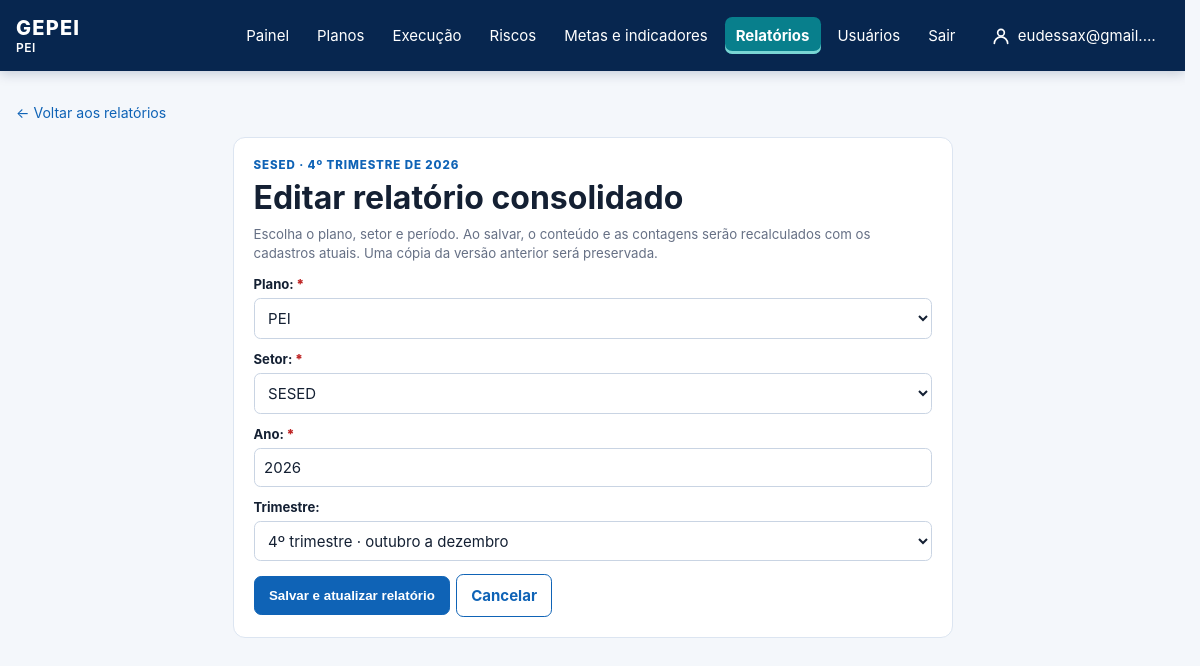
Screenshot of /relatorios/trimestrais/60/editar/ (signed in) with the database file from the repository.
### core/models.py (models this page shows, shortened)
class Plan(models.Model):
    class PlanType(models.TextChoices):
        PEI = "PEI", "PEI"
        PESP = "PESP", "PESP"
        PPA = "PPA", "PPA"
        OTHER = "OUTRO", "Outro"
    name = models.CharField(max_length=180)
    acronym = models.CharField(max_length=30)
    plan_type = models.CharField(max_length=10, choices=PlanType.choices)
    access_groups = models.ManyToManyField("auth.Group", blank=True, related_name="accessible_plans")
    start_date = models.DateField()
    end_date = models.DateField()
    active = models.BooleanField(default=True)
    def __str__(self):
        return self.acronym

class QuarterlySectorReport(models.Model):
    unit = models.ForeignKey(OrganizationalUnit, on_delete=models.PROTECT)
    plan = models.ForeignKey(Plan, on_delete=models.PROTECT)
    year = models.PositiveSmallIntegerField()
    quarter = models.PositiveSmallIntegerField(choices=[(n, f"{n}º trimestre") for n in range(1, 5)])
    snapshot = models.JSONField(default=dict)
    consolidated_by = models.ForeignKey(settings.AUTH_USER_MODEL, on_delete=models.PROTECT)
    consolidated_at = models.DateTimeField(auto_now_add=True)
    class Meta:
        ordering = ["-year", "-quarter", "unit__name"]
        default_permissions = ("view",)
        permissions = [("consolidate_quarterlysectorreport", "Consolidar relatório trimestral do próprio setor")]
        constraints = [models.CheckConstraint(condition=models.Q(quarter__gte=1, quarter__lte=4), name="valid_report_quarter")]

class OrganizationalUnit(models.Model):
    class UnitType(models.TextChoices):
        ORGAN = "ORGAO", "Órgão"
        UNIT = "UNIDADE", "Unidade"
        SECTOR = "SETOR", "Setor"
    organization = models.ForeignKey(Organization, on_delete=models.PROTECT)
    exclusive_plan = models.ForeignKey("Plan", null=True, blank=True, on_delete=models.PROTECT, related_name="exclusive_units")
    parent = models.ForeignKey("self", null=True, blank=True, on_delete=models.PROTECT)
    name = models.CharField(max_length=180)
    acronym = models.CharField(max_length=30, blank=True)
    unit_type = models.CharField(max_length=10, choices=UnitType.choices)
    def __str__(self):
        return self.acronym or self.name

### core/quarterly_reports.py (the view, shortened to what this page needs)
# urls.py: path("relatorios/trimestrais/<int:report_id>/editar/", quarterly_reports.edit, name="quarterly_report_edit"),
@login_required
def edit(request, report_id):
    report = _get_editable_report(request, report_id)
    form = QuarterlyReportForm(
        request.POST if request.method == "POST" else None,
        units=scope_units(OrganizationalUnit.objects.order_by("name"), request.user),
        plans=current_plans(request),
        initial={"plan": report.plan_id, "unit": report.unit_id, "year": report.year, "quarter": report.quarter},
    )
    return render(request, "core/quarterly_report_form.html", {"report": report, "form": form})

### core/forms.py (shortened to what this page needs)
class QuarterlyReportForm(forms.Form):
    plan = forms.ModelChoiceField(queryset=None, label="Plano")
    unit = forms.ModelChoiceField(queryset=OrganizationalUnit.objects.none(), label="Setor")
    year = forms.IntegerField(label="Ano", min_value=2000, max_value=9999)
    quarter = forms.TypedChoiceField(label="Trimestre", coerce=int, choices=((1, "1º trimestre · janeiro a março"), (2, "2º trimestre · abril a junho"), (3, "3º trimestre · julho a setembro"), (4, "4º trimestre · outubro a dezembro")))
    def __init__(self, *args, units, plans=None, **kwargs):
        super().__init__(*args, **kwargs)
        self.fields["plan"].queryset = plans if plans is not None else Plan.objects.filter(active=True).order_by("acronym")
        self.fields["unit"].queryset = units

### core/context_processors.py (called while the page is built)
def navigation_plans(request):
    if not request.user.is_authenticated:
        return {"navigation_plans": []}
    return {"navigation_plans": request.available_plans, "active_plan": request.active_plan}

### core/permissions.py (called while the page is built, shortened)
def is_administrator(user):
    if user.is_superuser:
        return True
    return user.groups.filter(name__iexact=ADMINISTRATOR_GROUP_NAME).exists()

def user_unit_ids(user, for_view=False):
    if is_administrator(user) or (for_view and user.has_perm("core.view_other_units")):
        return None

def scope_units(queryset, user, for_view=False):
    from .plan_scope import units_for_plan
    queryset = units_for_plan(queryset, user)
    ids = user_unit_ids(user, for_view=for_view)
    return queryset if ids is None else queryset.filter(pk__in=ids)

def selected_unit_for_request(request):
    ids = user_unit_ids(request.user)
    requested = request.GET.get("unit", "")
    if ids is None:
        return requested

### core/plan_scope.py (called while the page is built)
def available_plans(user):
    plans = Plan.objects.filter(active=True).order_by("acronym", "pk")
    if user.is_superuser:
        return plans
    groups = user.groups.all()
    if not groups.exists():
        return plans.filter(plan_type=Plan.PlanType.PEI)
    return plans.filter(access_groups__in=groups).distinct()

def current_plans(request):
    return Plan.objects.filter(pk=getattr(request.user, "_active_plan_id", None))

### core/quarterly_reports.py (called while the page is built)
def _get_editable_report(request, report_id):
    if not request.user.has_perm("core.consolidate_quarterlysectorreport"):
        raise PermissionDenied
    return get_object_or_404(QuarterlySectorReport.objects.filter(plan__in=current_plans(request), unit__in=scope_units(OrganizationalUnit.objects.all(), request.user)).select_related("unit", "plan"), pk=report_id)

### templates/core/quarterly_report_form.html (shortened to what this page needs)
{% extends "base.html" %}
{% block content %}
<a class="back-link" href="{% url 'report_cycle_overview' %}?unit={{ report.unit_id }}">← Voltar aos relatórios</a>
<section class="panel form-page-panel"><p class="eyebrow">{{ report.unit.acronym }} · {{ report.quarter }}º trimestre de {{ report.year }}</p><h1>Editar relatório consolidado</h1>
<p class="form-hint">Escolha o plano, setor e período. Ao salvar, o conteúdo e as contagens serão recalculados com os cadastros atuais. Uma cópia da versão anterior será preservada.</p>
<form method="post" class="activity-form" id="report-edit-form">{% csrf_token %}{{ form.non_field_errors }}{% for field in form %}{% include "core/_form_field.html" with field=field %}{% endfor %}<div class="form-buttons"><button class="button button-primary" type="button" data-open-reconsolidation>Salvar e atualizar relatório</button><a class="button button-secondary" href="{% url 'report_cycle_overview' %}?unit={{ report.unit_id }}">Cancelar</a></div></form></section>
{% endblock %}

### templates/base.html (shortened to what this page needs)
{% load static %}
<!doctype html>
<html lang="pt-br">
<head>
  <link rel="stylesheet" href="{% static 'css/gepei.css' %}?v=20261126-indice-vertical">
</head>
<body{% if active_plan.plan_type == "PESP" %} class="theme-pesp"{% endif %}>
  <header class="topbar">
    <a class="brand" href="{% url 'dashboard' %}">
      GEPEI
      {% if active_plan %}<span class="brand-plan">{{ active_plan.acronym }}</span>{% endif %}
    </a>
    {% if user.is_authenticated %}
      <nav>
        <a href="{% url 'dashboard' %}" {% if request.path == '/' %}class="nav-active" aria-current="page"{% endif %}>Painel</a>
        {% if perms.core.view_plan %}<a href="{% url 'pei_overview' %}" {% if '/pei/' in request.path %}class="nav-active" aria-current="page"{% endif %}>Planos</a>{% endif %}
        {% if perms.core.view_actionplan %}<a href="{% url 'action_plan_list' %}" {% if '/planos-de-acao/' in request.path and '/riscos/' not in request.path %}class="nav-active" aria-current="page"{% endif %}>Execução</a>{% endif %}
        {% if perms.core.view_risk %}<a href="{% url 'risk_overview' %}" {% if '/riscos/' in request.path %}class="nav-active" aria-current="page"{% endif %}>Riscos</a>{% endif %}
        {% if perms.core.view_strategictarget or perms.core.view_indicator %}<a href="{% if perms.core.view_indicator %}{% url 'indicator_overview' %}{% else %}{% url 'target_overview' %}{% endif %}" >Metas e indicadores</a>{% endif %}
        {% if perms.core.view_reportcycle or perms.core.view_sectorreport or perms.core.view_quarterlysectorreport or perms.core.consolidate_quarterlysectorreport %}<a href="{% url 'report_cycle_overview' %}" {% if '/relatorios/' in request.path %}class="nav-active" aria-current="page"{% endif %}>Relatórios</a>{% endif %}
        {% if perms.auth.view_user or perms.auth.view_group %}
        <details class="nav-plans{% if '/usuarios/' in request.path %} nav-active{% endif %}">
          <summary {% if '/usuarios/' in request.path %}aria-current="page"{% endif %}>Usuários</summary>
        </details>
        {% endif %}
        <form method="post" action="{% url 'logout' %}" onsubmit="return confirm('Tem certeza de que deseja sair?');">
          <button type="submit">Sair</button>
        </form>
        <a class="nav-user{% if request.path == '/minha-conta/' %} nav-active{% endif %}" href="{% url 'profile_edit' %}" title="Minha conta">
          <svg width="20" height="20" viewBox="0 0 24 24" fill="none" stroke="currentColor" stroke-width="2" stroke-linecap="round" stroke-linejoin="round" aria-hidden="true"><circle cx="12" cy="8" r="4"/><path d="M4 21c0-4.4 3.6-8 8-8s8 3.6 8 8"/></svg>
          <span>{{ user.first_name|default:user.username }}</span>
        </a>
      </nav>
    {% endif %}
  </header>
  <main class="container">
    {% block content %}{% endblock %}
  </main>
</body>
</html>

### rows the page displays
Plan: acronym "PEI"
QuarterlySectorReport: unit.acronym "SESED", quarter "4", year "2026"

### other values shown
{{ user.first_name|default:user.username }} "eudessax@gmail.…"
{{ field.label_tag }} "Plano:" "Setor:" "Ano:" "Trimestre:"
